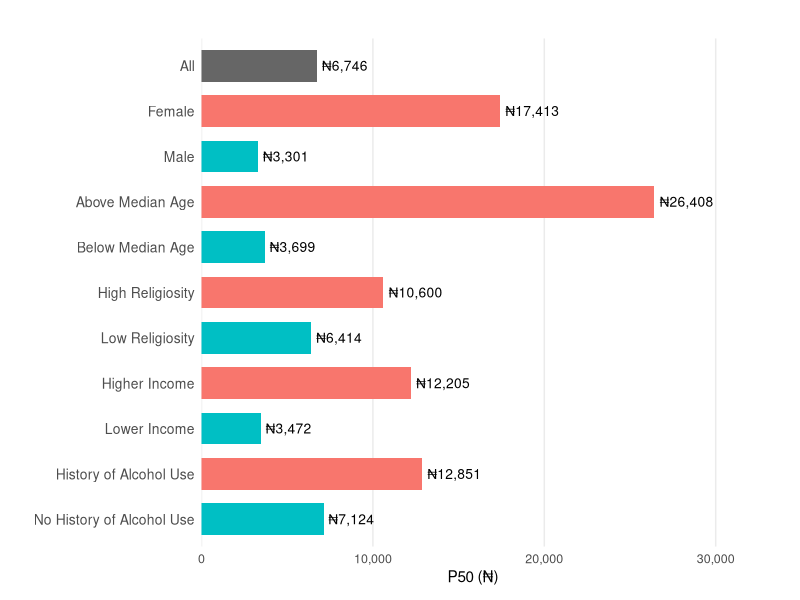

Write R code to recreate this figure.
library(ggplot2)
library(dplyr)

# Create data frame with P50 values
p50_data <- data.frame(
  Group = c("All", "Female", "Male", "Above Median Age", "Below Median Age",
            "High Religiosity", "Low Religiosity", 
            "Higher Income", "Lower Income", "History of Alcohol Use", 
            "No History of Alcohol Use"),
  P50 = c(6745.69, 17412.552, 3301.483, 26407.988, 3699.007,
          10599.996, 6413.621, 
          12205.409, 3472.334, 12851.241, 7123.650),
  Category = c("Overall", "Gender", "Gender", "Age", "Age",
               "Religiosity", "Religiosity",
               "Income", "Income", "Alcohol Use", "Alcohol Use")
)

# Reorder groups for better visualization (reverse order for horizontal)
p50_data$Group <- factor(p50_data$Group, 
                         levels = rev(c("All", "Female", "Male",
                                        "Above Median Age", "Below Median Age",
                                        "High Religiosity", "Low Religiosity",
                                        "Higher Income", "Lower Income",
                                        "History of Alcohol Use", "No History of Alcohol Use")))

# Create color palette
group_colors <- c("All" = "gray40",
                  "Female" = "#F8766D", "Male" = "#00BFC4",
                  "Above Median Age" = "#F8766D", "Below Median Age" = "#00BFC4",
                  "High Religiosity" = "#F8766D", "Low Religiosity" = "#00BFC4",
                  "Higher Income" = "#F8766D", "Lower Income" = "#00BFC4",
                  "History of Alcohol Use" = "#F8766D", "No History of Alcohol Use" = "#00BFC4")

# Create horizontal bar chart
p <- ggplot(p50_data, aes(x = Group, y = P50, fill = Group)) +
  geom_bar(stat = "identity", width = 0.7) +
  geom_text(aes(label = paste0("₦", formatC(P50, format = "f", big.mark = ",", digits = 0))),
            hjust = -0.1, size = 3.5) +
  scale_fill_manual(values = group_colors) +
  scale_y_continuous(labels = scales::comma, 
                     limits = c(0, max(p50_data$P50) * 1.2),
                     expand = c(0, 0)) +
  coord_flip() +
  labs(title = "",
       x = "",
       y = "P50 (₦)") +
  theme_minimal() +
  theme(
    legend.position = "none",
    panel.grid.major.y = element_blank(),
    panel.grid.minor = element_blank(),
    axis.text.y = element_text(size = 10),
    axis.text.x = element_text(size = 9),
    axis.title.x = element_text(size = 11),
    plot.title = element_text(size = 13, face = "bold", hjust = 0.5),
    plot.margin = margin(t = 10, r = 40, b = 10, l = 10, unit = "pt")
  )

# Display the plot
print(p)

# Save the plot
# ggsave("p50_comparison_barplot.png", p, width = 10, height = 7, dpi = 300)
# cat("\nBar chart saved as 'p50_comparison_barplot.png'\n")

# Print summary statistics
cat("\n######################################\n")
cat("P50 SUMMARY STATISTICS\n")
cat("######################################\n\n")

# Overall comparison
cat("OVERALL: ₦", formatC(p50_data$P50[p50_data$Group == "All"], 
                          format = "f", big.mark = ",", digits = 2), "\n\n", sep = "")

# Calculate differences within categories
categories <- unique(p50_data$Category[p50_data$Category != "Overall"])

for(cat in categories) {
  cat_data <- p50_data[p50_data$Category == cat, ]
  cat(cat, ":\n", sep = "")
  cat("  ", cat_data$Group[1], ": ₦", formatC(cat_data$P50[1], format = "f", big.mark = ",", digits = 2), "\n", sep = "")
  cat("  ", cat_data$Group[2], ": ₦", formatC(cat_data$P50[2], format = "f", big.mark = ",", digits = 2), "\n", sep = "")
  diff <- cat_data$P50[1] - cat_data$P50[2]
  ratio <- cat_data$P50[1] / cat_data$P50[2]
  cat("  Difference: ₦", formatC(abs(diff), format = "f", big.mark = ",", digits = 2), 
      " (", ifelse(diff > 0, cat_data$Group[1], cat_data$Group[2]), " is ", 
      formatC(ratio, format = "f", digits = 2), "x higher)\n\n", sep = "")
}